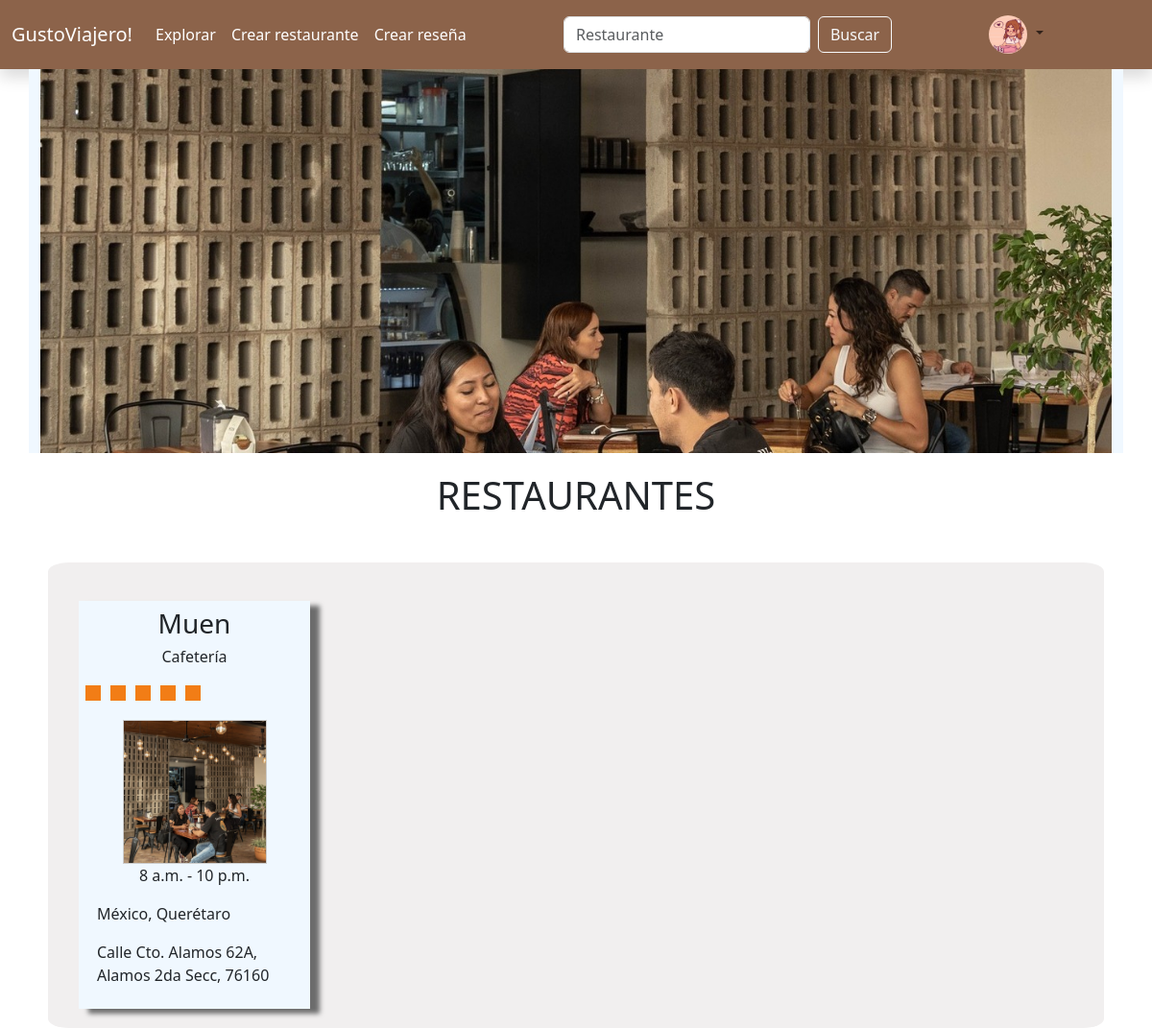
/home/ (signed in), run on an earlier commit of the app's database.
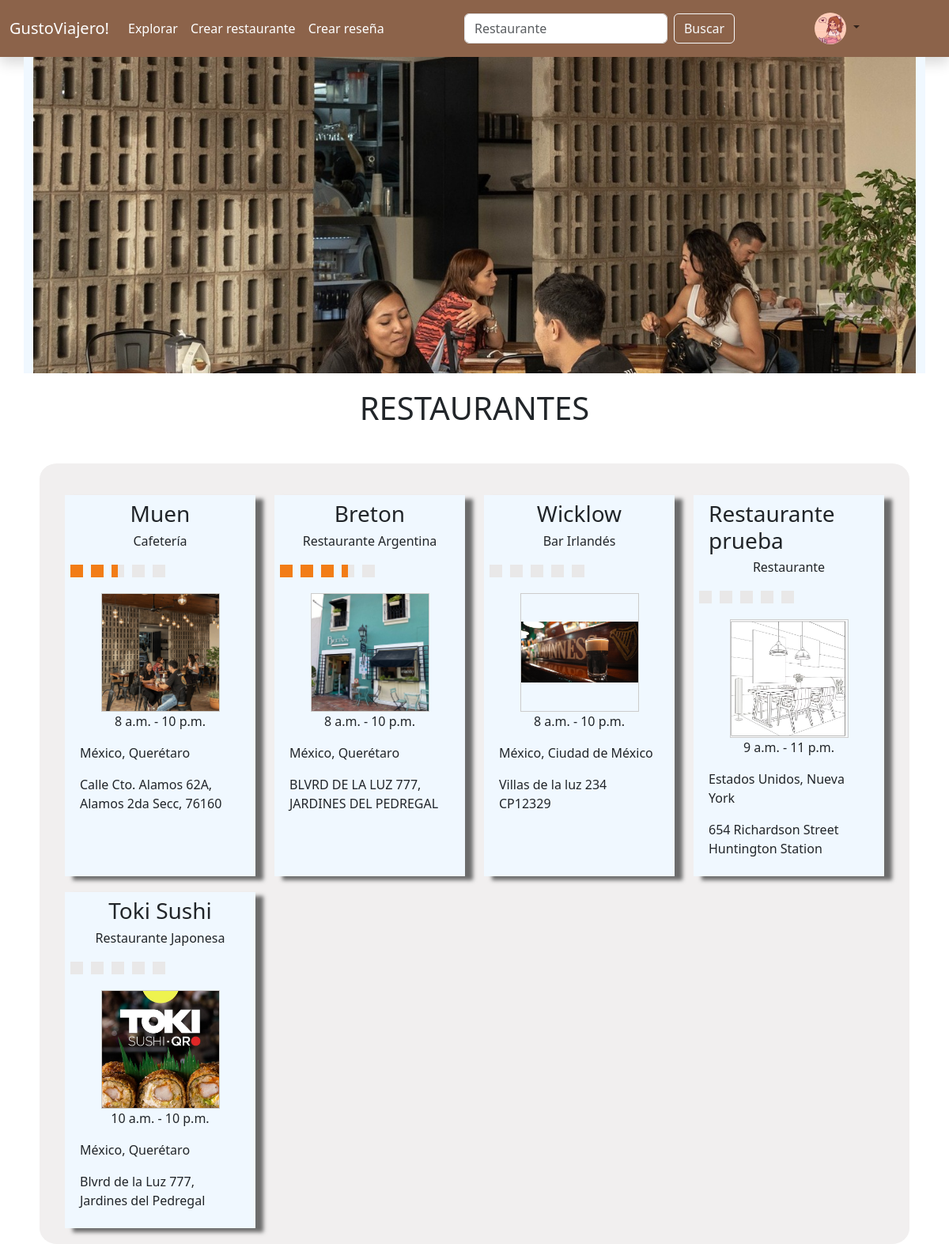
And on a later commit of the database.
### inicio/models.py (models this page shows, shortened)
class FotoUsuario(models.Model):
    UsuarioID=models.ForeignKey(User, on_delete=models.CASCADE)
    Imagen=models.ImageField(upload_to='uploads/perfil', blank=True, null=True)

class Restaurante (models.Model):
    Nombre=models.CharField(max_length=50, default='Restaurante')
    Propietario=models.ForeignKey(User, on_delete=models.CASCADE, default=1)
    Pais=models.CharField(max_length=50)
    Estado=models.CharField(max_length=50)
    Direccion=models.CharField(max_length=200)
    Promedio=models.DecimalField(max_digits=3,decimal_places=2, default=0, blank=True)
    TipoCocina=models.ForeignKey(TipoCocina,on_delete=models.CASCADE, blank=True, null=True)
    CategoriaL=models.ForeignKey(CategoriaL,on_delete=models.CASCADE, blank=True, null=True)
    Apertura=models.TimeField()
    Cierre=models.TimeField()
    Descripción=models.CharField(max_length=280, null=True, blank=True)

class FotosLugar(models.Model):
    RestauranteID=models.ForeignKey(Restaurante, on_delete=models.CASCADE, blank=True)
    Imagen=models.ImageField(upload_to='uploads/lugar', blank=True, null=True)

class CategoriaL(models.Model):
    Nombre=models.CharField(max_length=30)
    def __str__(self):
        return self.Nombre

class TipoCocina(models.Model):
    Nombre=models.CharField(max_length=25)
    def __str__(self):
        return self.Nombre

### inicio/views.py (the view)
# urls.py: path('home/',views.home, name='home'),
def home(request):
    if request.user.is_authenticated:
        usuario = request.user
        foto = FotoUsuario.objects.filter(UsuarioID=usuario).first()
        restaurantes=Restaurante.objects.all().prefetch_related('fotoslugar_set')
        return render(request,'home.html',{'usuario':usuario,'foto':foto, 'restaurantes': restaurantes})

### inicio/templates/home.html (shortened to what this page needs)
{% extends 'base.html' %}
{% load static %}
{% block content %}
<div id="carouselExampleInterval" class="carousel slide" data-bs-ride="carousel">
  <div class="carousel-inner">
      {% for restaurante in restaurantes %}
        {% if restaurante.fotoslugar_set.all %}
          <div class="carousel-item {% if forloop.first %}active{% endif %}" data-bs-interval="5000">
            <a href="{% url 'restaurante' restaurante.id %}" style="text-decoration: none; color: inherit;">
                <div class="container" style="background-color: aliceblue; overflow: hidden; height: 400px;">
                  <img src="{{ restaurante.fotoslugar_set.all.0.Imagen.url }}" alt="{{ restaurante.Nombre }}" style="width: 100%; height: 100%; object-fit: cover;">
                </div>
            </a>
          </div>
        {% endif %}
      {% endfor %}
  </div>
</div>
<div class="d-flex justify-content-center" style="margin-top: 20px;">
    <h1 class="">RESTAURANTES</h1>
</div>
<div class="container-fluid">
  {% if restaurantes %}
    <div class="row" style="margin-top: 38px; margin-left: 38px; margin-right:38px; background-color: rgb(241, 239, 239); padding: 20px 20px 20px 20px; border-radius: 2%;"">
      {% for restaurante in restaurantes %}
          <div class="col-3" style="margin-top: 20px;">
              <a href="{% url 'restaurante' restaurante.id %}"
              style="text-decoration: none; color: inherit;">
                  <div class="container restaurante" style="background-color: aliceblue; height: 100%; box-shadow: 10px 5px 5px rgb(108, 108, 108); padding: 7px 7px 7px 7px;">
                    <div class="container-fluid d-flex h3 justify-content-center">
                      {{restaurante.Nombre}}
                  </div>
                  <div class="container-fluid d-flex h6 justify-content-center">
                      {% if restaurante.CategoriaL %}
                          {{ restaurante.CategoriaL }}
                      {% endif %}
                      {% if restaurante.TipoCocina %}
                          {{ restaurante.TipoCocina }}
                      {% endif %}
                  </div>
                      <div class="col d-flex align-self-center" style="margin-bottom: 20px; margin-top: 20px;" >
                          <div class="cuadro {% if restaurante.Promedio >= 0.5 %} rellenar {% endif %}"></div>
                          <div class="cuadro derecha {% if restaurante.Promedio >= 1 %} rellenar {% endif %}"></div>
                          <div class="cuadro {% if restaurante.Promedio >= 1.5 %} rellenar {% endif %}"></div>
                          <div class="cuadro derecha {% if restaurante.Promedio >= 2 %} rellenar {% endif %}"></div>
                          <div class="cuadro {% if restaurante.Promedio >= 2.5 %} rellenar {% endif %}"></div>
                          <div class="cuadro derecha {% if restaurante.Promedio >= 3 %} rellenar {% endif %}"></div>
                          <div class="cuadro {% if restaurante.Promedio >= 3.5 %} rellenar {% endif %}"></div>
                          <div class="cuadro derecha {% if restaurante.Promedio >= 4 %} rellenar {% endif %}"></div>
                          <div class="cuadro {% if restaurante.Promedio >= 4.5 %} rellenar {% endif %}"></div>
                          <div class="cuadro derecha {% if restaurante.Promedio == 5 %} rellenar {% endif %}"></div>
                      </div>
                      <div style="width: 150px; height: 150px; overflow: hidden; margin: 0 auto; border: 1px solid #ccc;">
                          {% if restaurante.fotoslugar_set.all %}
                              <img src="{{ restaurante.fotoslugar_set.all.0.Imagen.url }}" alt="{{ restaurante.Nombre }}" style="width: 100%; height: 100%; object-fit: contain;">
                          {% else %}
                              <img src="{% static 'images/default.jpg' %}" alt="{{ restaurante.Nombre }}" style="width: 100%; height: 100%; object-fit: contain;">
                          {% endif %}
                      </div>
                      <div class="container-fluid">
                        <div class="container-fluid d-flex justify-content-center">
                          <p>{{ restaurante.Apertura }} - {{ restaurante.Cierre }}</p>
                      </div>
                      <p>{{ restaurante.Pais }}, {{ restaurante.Estado }}</p>
                      <p>{{ restaurante.Direccion }}</p>
                      </div>
              </div>
          </a>
      </div>
    {% endfor %}
    </div>
  {% endif %}
</div>
{% endblock %}

### inicio/templates/base.html (shortened to what this page needs)
{% load static %}
<!doctype html>
<html lang="es">
  <head>
    <link href="https://cdn.jsdelivr.net/npm/bootstrap@5.3.2/dist/css/bootstrap.min.css" rel="stylesheet">
    <link href="css/style.css" rel="stylesheet">
  </head>
  <body>
    <nav class="navbar navbar-expand-lg shadow" style="background-color: #8C634A;">
      <div class="container-fluid">
        <a class="navbar-brand" href="{% url 'home' %}" style="color: white;">GustoViajero!</a>
        <div class="collapse navbar-collapse" id="navbarSupportedContent">
          <ul class="navbar-nav me-auto mb-2 mb-lg-0">
            <li class="nav-item">
              <a class="nav-link" aria-current="page" href="{% url 'explorar' %}" style="color: white;">Explorar</a>
            </li>
            <li class="nav-item">
              <a class="nav-link" aria-current="page" href="{% url 'crear_restaurante' %}" style="color: white;">Crear restaurante</a>
            </li>
            <li class="nav-item">
              <a class="nav-link" aria-current="page" href="{% url 'elegir_restaurante' %}" style="color: white;">Crear reseña</a>
            </li>
          </ul>
        </div>
        <div class="collapse navbar-collapse" id="navbarSupportedContent">
          <ul class="navbar-nav me-auto mb-2 mb-lg-0">
          <form class="d-flex" action="{% url 'buscar_restaurantes' %}" method="GET">
            <input class="form-control me-2" type="search" name="q" placeholder="Restaurante" aria-label="Search">
            <button class="btn btn-outline-light" type="submit">Buscar</button>
          </form>
          </ul>
        </div>
        <div class="collapse navbar-collapse justify-content-end" id="navbarSupportedContent">
          <ul class="navbar-nav me-auto mb-2 mb-lg-0">
            <li class="nav-item dropdown">
              <a class="nav-link dropdown-toggle" href="#" role="button" data-bs-toggle="dropdown" aria-expanded="false">
                {% if foto %}
                <img src="{{foto.Imagen.url}}" width="40" height="40" style="border-radius: 50%;">
                {% else %}
                <img src="{% static 'images/default-perfil.jpg' %}" width="40" height="40" style="border-radius: 50%;">
                {% endif %}
              </a>
            </li>
          </ul>
        </div>
      </div>
    </nav>
    {% block content %}
    {% endblock %}
  </body>
</html>

### inicio/templates/home.html (style rules this page uses)
.cuadro { width: 8px; height: 16px; background-color: rgb(233, 232, 232); }
.derecha { margin-right: 10px; }
.rellenar { background-color: #F27D16; }
#carouselExampleInterval img { width: 100%; height: auto; }

What changed in the data, as far as the page shows it:
changed Restaurante "Muen": Promedio 5 → 2.88 (drawn)
added Restaurante: Nombre "Breton", CategoriaL "Restaurante", TipoCocina "Argentina", Promedio 3.75 (drawn), fotoslugar_set.all.0.Imagen (picture), Apertura "8 a.m.", Cierre "10 p.m.", Pais "México", Estado "Querétaro", Direccion "BLVRD DE LA LUZ 777, JARDINES DEL PEDREGAL", shown under "RESTAURANTES"
added Restaurante: Nombre "Wicklow", CategoriaL "Bar", TipoCocina "Irlandés", Promedio 0 (drawn), fotoslugar_set.all.0.Imagen (picture), Apertura "8 a.m.", Cierre "10 p.m.", Pais "México", Estado "Ciudad de México", Direccion "Villas de la luz 234 CP12329", shown under "RESTAURANTES"
added Restaurante: Nombre "Restaurante prueba", CategoriaL "Restaurante", Promedio 0 (drawn), Apertura "9 a.m.", Cierre "11 p.m.", Pais "Estados Unidos", Estado "Nueva York", Direccion "654 Richardson Street Huntington Station", shown under "RESTAURANTES"
added Restaurante: Nombre "Toki Sushi", CategoriaL "Restaurante", TipoCocina "Japonesa", Promedio 0 (drawn), fotoslugar_set.all.0.Imagen (picture), Apertura "10 a.m.", Cierre "10 p.m.", Pais "México", Estado "Querétaro", Direccion "Blvrd de la Luz 777, Jardines del Pedregal", shown under "RESTAURANTES"
